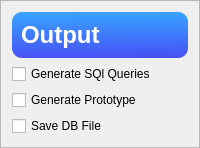
            <widget class="QFrame" name="frame_19">
             <property name="maximumSize">
              <size>
               <width>16777215</width>
               <height>200</height>
              </size>
             </property>
             <property name="frameShape">
              <enum>QFrame::StyledPanel</enum>
             </property>
             <property name="frameShadow">
              <enum>QFrame::Raised</enum>
             </property>
             <layout class="QVBoxLayout" name="verticalLayout_13">
              <item>
               <widget class="QFrame" name="frame_41">
                <property name="maximumSize">
                 <size>
                  <width>16777215</width>
                  <height>50</height>
                 </size>
                </property>
                <property name="styleSheet">
                 <string notr="true">background-color: qlineargradient(spread:pad, x1:0.502463, y1:0, x2:0.527, y2:1, stop:0 rgba(55, 164, 255, 255), stop:1 rgba(71, 80, 246, 255));
border-radius:8px;
color: rgb(255, 255, 255);
border-radius:10px;
</string>
                </property>
                <property name="frameShape">
                 <enum>QFrame::StyledPanel</enum>
                </property>
                <property name="frameShadow">
                 <enum>QFrame::Raised</enum>
                </property>
                <layout class="QHBoxLayout" name="horizontalLayout_31">
                 <item alignment="Qt::AlignLeft">
                  <widget class="QLabel" name="label_19">
                   <property name="font">
                    <font>
                     <pointsize>18</pointsize>
                     <weight>75</weight>
                     <bold>true</bold>
                    </font>
                   </property>
                   <property name="styleSheet">
                    <string notr="true">background:transparent;
</string>
                   </property>
                   <property name="text">
                    <string>Output</string>
                   </property>
                  </widget>
                 </item>
                </layout>
               </widget>
              </item>
              <item>
               <widget class="QCheckBox" name="checkBox_4">
                <property name="text">
                 <string>Generate SQl Queries</string>
                </property>
               </widget>
              </item>
              <item>
               <widget class="QCheckBox" name="checkBox_5">
                <property name="text">
                 <string>Generate Prototype</string>
                </property>
               </widget>
              </item>
              <item>
               <widget class="QCheckBox" name="checkBox_6">
                <property name="text">
                 <string>Save DB File</string>
                </property>
               </widget>
              </item>
             </layout>
            </widget>
